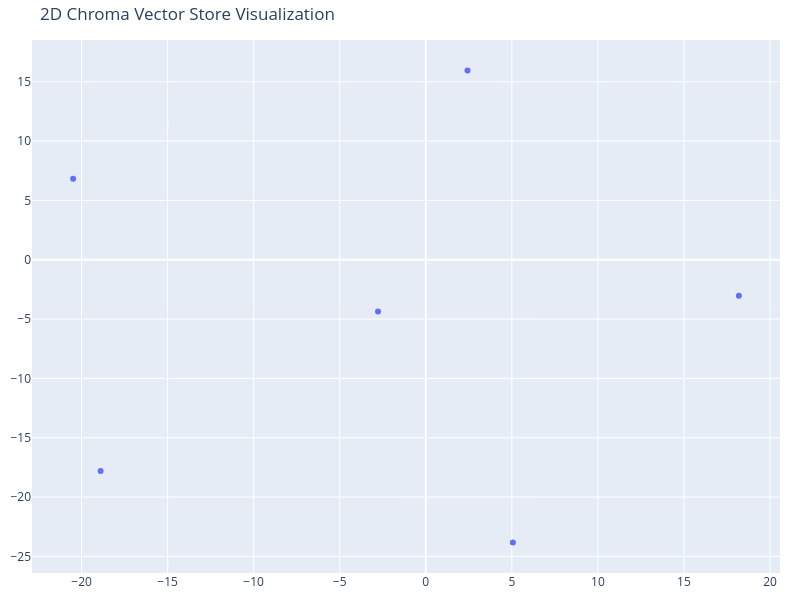

The notebook cell saved with this chart:
### Markdown cell above
t-SNE stands for t-distributed Stochastic Neighbor Embedding. It is a dimensionality reduction algorithm commonly used for visualizing high-dimensional data.

t-SNE takes data with many dimensions (e.g., 100D word embeddings or image features) and reduces it to 2 or 3 dimensions, making it easier to visualize patterns and clusters.
Example: Visualizing 300-dimensional word embeddings (like Word2Vec or GloVe) in 2D space to understand how similar words are grouped.

### Code cell
# Reduce the dimensionality of the vectors to 2D using t-SNE
# (t-distributed stochastic neighbor embedding)
tsne = TSNE(n_components=2, perplexity=5, random_state=42)
reduced_vectors = tsne.fit_transform(vectors)

# Create the 2D scatter plot
fig = go.Figure(data=[go.Scatter(
    x=reduced_vectors[:, 0],
    y=reduced_vectors[:, 1],
    mode='markers',
    # marker=dict(size=10, color=colors, opacity=0.8),
    text=[f"Type: {t}<br>Text: {d[:100]}..." for t, d in zip(doc_types, docs)],
    hoverinfo='text'
)])

fig.update_layout(
    title='2D Chroma Vector Store Visualization',
    scene=dict(xaxis_title='x',yaxis_title='y'),
    width=800,
    height=600,
    margin=dict(r=20, b=10, l=10, t=40)
)

fig.show()

### Figure 1 — Plotly figure (JSON) as saved in the notebook; plotly's stock layout.template omitted (floating-point values rounded to 4 significant figures)
{"data": [{"hoverinfo": "text", "mode": "markers", "text": ["Type: classes_it<br>Text: القاعة: 140120. المبنى: كلية العلوم وتكنولوجيا المعلومات والبصريات. الطابق: غير متوفر. وصف المكان: م...", "Type: classes_it<br>Text: القاعة: 14B1090. المبنى: كلية العلوم وتكنولوجيا المعلومات والبصريات. الطابق: غير متوفر. وصف المكان: ...", "Type: classes_it<br>Text: القاعة: 14B3060. المبنى: كلية العلوم وتكنولوجيا المعلومات والبصريات. الطابق: غير متوفر. وصف المكان: ...", "Type: classes_it<br>Text: القاعة: 14B4160. المبنى: كلية العلوم وتكنولوجيا المعلومات والبصريات. الطابق: غير متوفر. وصف المكان: ...", "Type: classes_it<br>Text: القاعة: 14G0010. المبنى: كلية العلوم وتكنولوجيا المعلومات والبصريات. الطابق: غير متوفر. وصف المكان: ...", "Type: classes_it<br>Text: القاعة: 14G5130. المبنى: كلية العلوم وتكنولوجيا المعلومات والبصريات. الطابق: غير متوفر. وصف المكان: ..."], "type": "scatter", "x": [-18.89, 18.19, -2.775, -20.49, 5.061, 2.425], "y": [-17.81, -3.038, -4.369, 6.831, -23.84, 15.96]}], "layout": {"height": 600, "margin": {"b": 10, "l": 10, "r": 20, "t": 40}, "scene": {"xaxis": {"title": {"text": "x"}}, "yaxis": {"title": {"text": "y"}}}, "title": {"text": "2D Chroma Vector Store Visualization"}, "width": 800}}
